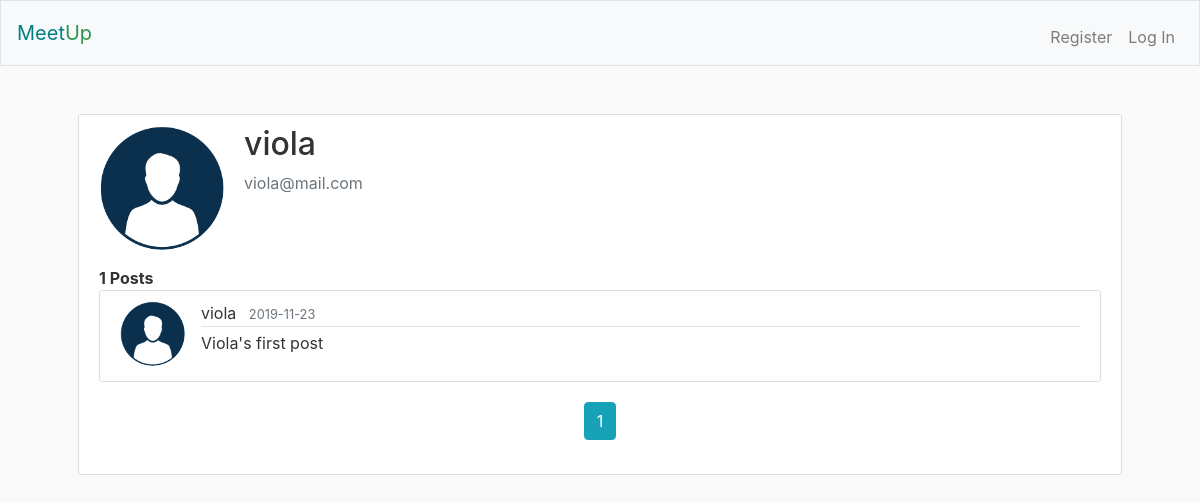
The page /users/viola on the database as committed earlier.
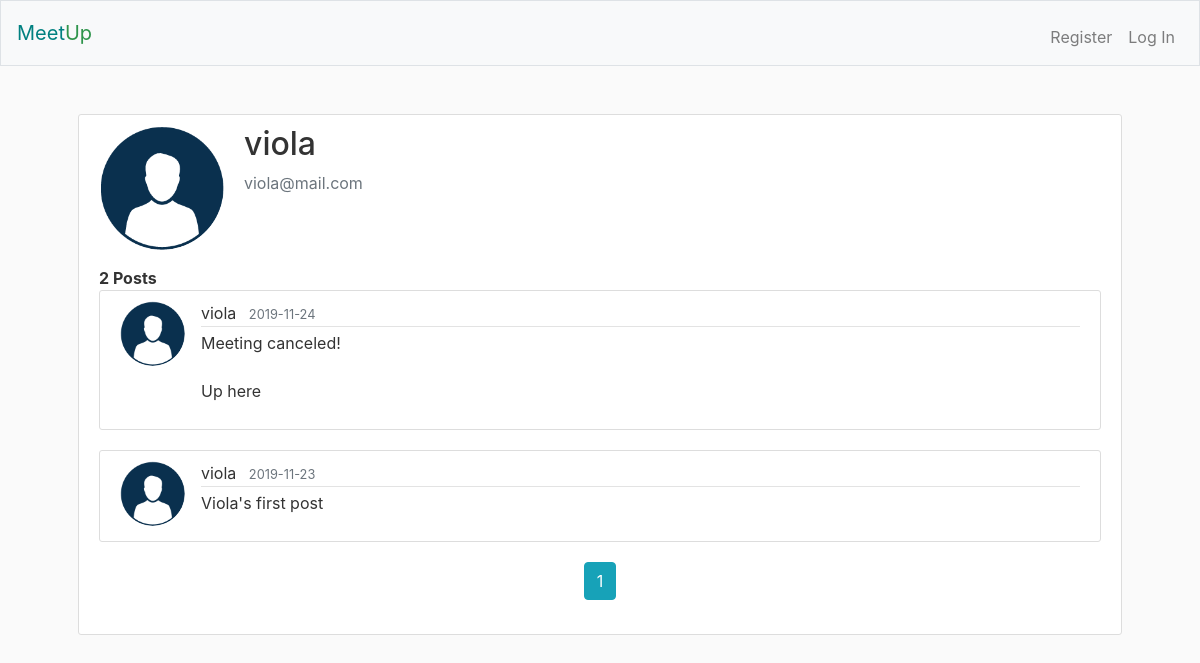
The same page on the database as committed later.
### meetup/models.py (models this page shows, shortened)
class Post(db.Model):
    id = db.Column(db.Integer, primary_key=True)
    message = db.Column(db.Text, nullable=False)
    posted_at = db.Column(db.DateTime, default=datetime.utcnow)
    owner_id = db.Column(db.Integer, db.ForeignKey('user.id'), nullable=False)

class User(db.Model, UserMixin):
    id = db.Column(db.Integer, primary_key=True)
    username = db.Column(db.String(20), unique=True, nullable=False)
    email = db.Column(db.String(255), unique=True, nullable=False)
    image_file = db.Column(db.String(20), nullable=False, default='no-img.png')
    password = db.Column(db.String(60), nullable=False)
    posts = db.relationship('Post', backref='owner', lazy=True)

### meetup/users/routes.py (the view)
@users.route('/users/<string:username>')
def user_posts(username):
    page = request.args.get('page', 1, type=int)
    user = User.query.filter_by(username=username).first_or_404()
    posts = Post.query.filter_by(owner=user).order_by(
        Post.posted_at.desc()).paginate(page=page, per_page=5)
    return render_template('user_posts.html', posts=posts, user=user)

### meetup/templates/user_posts.html (shortened to what this page needs)
{% extends "layout.html" %}
{% block main %}
    <div class="media">
        <img class="rounded-circle account-img" src="{{ url_for('static', filename='profile-imgs/' + user.image_file) }}" />
        <div class="media-body">
            <h2 class="account-heading">{{ user.username }}</h2>
            <p class="text-secondary">{{ user.email }}</p>
        </div>
    </div>
    <div><strong>{{ posts.total }} Posts</strong></div>
    {% for post in posts.items %}
        <a id="post-link" href="{{ url_for('posts.post', post_id=post.id) }}">
            <article class="media content-section">
                <img class="rounded-circle article-img" src="{{ url_for('static', filename='profile-imgs/' + post.owner.image_file) }}" />
            <div class="media-body">
                <div class="article-metadata">
                    <span class="mr-2">{{ post.owner.username }}</span>
                    <small class="text-muted">{{ post.posted_at.strftime('%Y-%m-%d') }}</small>
                </div>
                <p class="article-content">{{ post.message }}</p>
            </div>
            </article>
        </a>
    {% endfor %}
    <div class="text-center">
    {% for page_num in posts.iter_pages(left_edge=1, right_edge=1, left_current=2, right_current=3) %}
        {% if page_num %}
            {% if posts.page == page_num %}
                <a class="btn btn-info mb-4" href="{{ url_for('users.user_posts', username=user.username, page=page_num) }}">{{ page_num }}</a>
            {% else %}
                <a class="btn btn-outline-info mb-4" href="{{ url_for('users.user_posts', username=user.username, page=page_num) }}">{{ page_num }}</a>
            {% endif%}
        {% else %}
            ...
        {% endif %}
    {% endfor %}
    </div>
{% endblock %}

Rows that differ between the two databases and show on the page:
added Post: image_file (placeholder picture), owner.username "viola", posted_at "2019-11-24", message "Meeting canceled! Up here"
Other text that changed with them:
{{ posts.total }}: "1" → "2"
